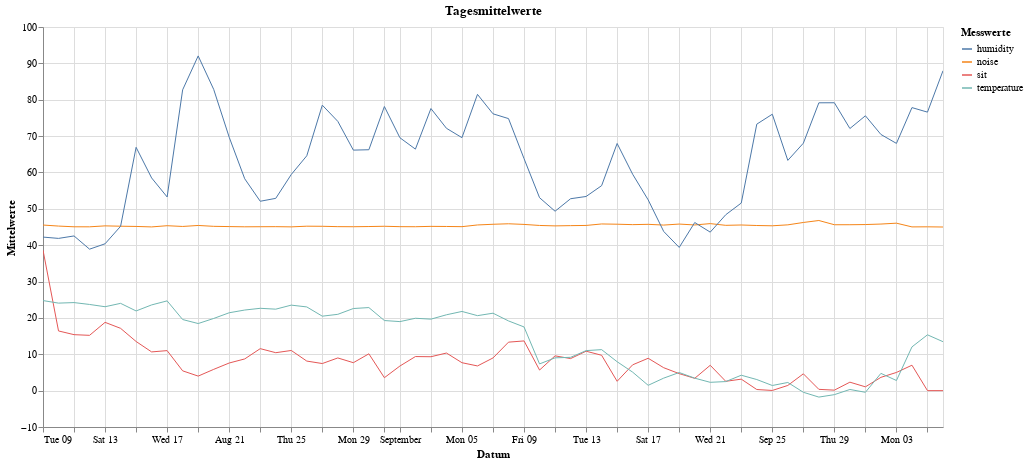

The cell this chart's notebook holds for it:
### Markdown cell above
#### Tagesmittelwerte

### Code cell
myTitle="Tagesmittelwerte"

alt.Chart(daily_means[['sit','noise','temperature', 'humidity']].loc["2022-08-09":date_today].reset_index().melt("timestamp"), title=myTitle).mark_line(strokeWidth=1).encode(
    x=alt.X('timestamp', axis=alt.Axis(format='', title='Datum'))
    , y=alt.X('value', axis=alt.Axis(title='Mittelwerte'))
    , color=alt.Color('variable', legend=alt.Legend(title="Messwerte", orient="right"))    
    , tooltip=['variable','value']       
).properties(width=900, height=400).interactive()

### Figure 1 — Vega-Lite specification as saved in the notebook (floating-point values rounded to 4 significant figures; data arrays with more than 128 entries replaced by an {"elided": "..."} marker saying what was removed)
{"config": {"view": {"continuousWidth": 400, "continuousHeight": 300}}, "data": {"name": "data-7e5eaf16a8d9385e68652b4b79cc6aac"}, "mark": {"type": "line", "strokeWidth": 1}, "encoding": {"color": {"type": "nominal", "field": "variable", "legend": {"orient": "right", "title": "Messwerte"}}, "tooltip": [{"type": "nominal", "field": "variable"}, {"type": "quantitative", "field": "value"}], "x": {"type": "temporal", "axis": {"format": "", "title": "Datum"}, "field": "timestamp"}, "y": {"type": "quantitative", "axis": {"title": "Mittelwerte"}, "field": "value"}}, "height": 400, "selection": {"selector002": {"type": "interval", "bind": "scales", "encodings": ["x", "y"]}}, "title": "Tagesmittelwerte", "width": 900, "$schema": "https://vega.github.io/schema/vega-lite/v4.8.1.json", "datasets": {"data-7e5eaf16a8d9385e68652b4b79cc6aac": {"elided": "236 records"}}}
